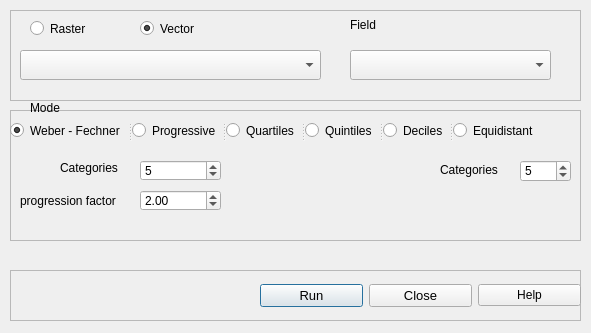
<?xml version="1.0" encoding="UTF-8"?>
<ui version="4.0">
 <class>Dialog</class>
 <widget class="QDialog" name="Dialog">
  <property name="geometry">
   <rect>
    <x>0</x>
    <y>0</y>
    <width>591</width>
    <height>333</height>
   </rect>
  </property>
  <property name="windowTitle">
   <string> Layer classifier</string>
  </property>
  <widget class="QFrame" name="frame">
   <property name="geometry">
    <rect>
     <x>10</x>
     <y>10</y>
     <width>571</width>
     <height>91</height>
    </rect>
   </property>
   <property name="frameShape">
    <enum>QFrame::StyledPanel</enum>
   </property>
   <property name="frameShadow">
    <enum>QFrame::Raised</enum>
   </property>
   <widget class="QgsMapLayerComboBox" name="layer">
    <property name="geometry">
     <rect>
      <x>10</x>
      <y>40</y>
      <width>301</width>
      <height>30</height>
     </rect>
    </property>
   </widget>
   <widget class="QRadioButton" name="type_r">
    <property name="geometry">
     <rect>
      <x>20</x>
      <y>10</y>
      <width>82</width>
      <height>17</height>
     </rect>
    </property>
    <property name="text">
     <string>Raster</string>
    </property>
    <property name="checked">
     <bool>false</bool>
    </property>
   </widget>
   <widget class="QRadioButton" name="type_v">
    <property name="geometry">
     <rect>
      <x>130</x>
      <y>10</y>
      <width>82</width>
      <height>17</height>
     </rect>
    </property>
    <property name="text">
     <string>Vector</string>
    </property>
    <property name="checked">
     <bool>true</bool>
    </property>
   </widget>
   <widget class="QgsFieldComboBox" name="l_fields">
    <property name="geometry">
     <rect>
      <x>340</x>
      <y>40</y>
      <width>201</width>
      <height>30</height>
     </rect>
    </property>
   </widget>
   <widget class="QLabel" name="labelf">
    <property name="geometry">
     <rect>
      <x>340</x>
      <y>0</y>
      <width>81</width>
      <height>30</height>
     </rect>
    </property>
    <property name="text">
     <string>Field</string>
    </property>
   </widget>
  </widget>
  <widget class="QFrame" name="frame_4">
   <property name="geometry">
    <rect>
     <x>10</x>
     <y>270</y>
     <width>571</width>
     <height>51</height>
    </rect>
   </property>
   <property name="frameShape">
    <enum>QFrame::StyledPanel</enum>
   </property>
   <property name="frameShadow">
    <enum>QFrame::Raised</enum>
   </property>
   <widget class="QWidget" name="layoutWidget">
    <property name="geometry">
     <rect>
      <x>250</x>
      <y>0</y>
      <width>321</width>
      <height>51</height>
     </rect>
    </property>
    <layout class="QHBoxLayout" name="horizontalLayout">
     <item>
      <widget class="QPushButton" name="but_run">
       <property name="font">
        <font>
         <pointsize>10</pointsize>
        </font>
       </property>
       <property name="text">
        <string>Run</string>
       </property>
      </widget>
     </item>
     <item>
      <widget class="QPushButton" name="but_close">
       <property name="font">
        <font>
         <pointsize>10</pointsize>
        </font>
       </property>
       <property name="text">
        <string>Close</string>
       </property>
      </widget>
     </item>
     <item>
      <widget class="QPushButton" name="but_help">
       <property name="text">
        <string>Help</string>
       </property>
      </widget>
     </item>
    </layout>
   </widget>
  </widget>
  <widget class="QFrame" name="frame_2">
   <property name="geometry">
    <rect>
     <x>10</x>
     <y>110</y>
     <width>571</width>
     <height>131</height>
    </rect>
   </property>
   <property name="frameShape">
    <enum>QFrame::StyledPanel</enum>
   </property>
   <property name="frameShadow">
    <enum>QFrame::Raised</enum>
   </property>
   <widget class="QSpinBox" name="categories">
    <property name="geometry">
     <rect>
      <x>130</x>
      <y>50</y>
      <width>81</width>
      <height>21</height>
     </rect>
    </property>
    <property name="minimum">
     <number>2</number>
    </property>
    <property name="maximum">
     <number>10</number>
    </property>
    <property name="value">
     <number>5</number>
    </property>
   </widget>
   <widget class="QLabel" name="labelcat">
    <property name="geometry">
     <rect>
      <x>50</x>
      <y>50</y>
      <width>71</width>
      <height>16</height>
     </rect>
    </property>
    <property name="text">
     <string>Categories</string>
    </property>
   </widget>
   <widget class="QLabel" name="labelfp">
    <property name="geometry">
     <rect>
      <x>10</x>
      <y>70</y>
      <width>111</width>
      <height>41</height>
     </rect>
    </property>
    <property name="text">
     <string>progression factor</string>
    </property>
   </widget>
   <widget class="QDoubleSpinBox" name="fp">
    <property name="geometry">
     <rect>
      <x>130</x>
      <y>80</y>
      <width>81</width>
      <height>21</height>
     </rect>
    </property>
    <property name="minimum">
     <double>1.000000000000000</double>
    </property>
    <property name="maximum">
     <double>8.000000000000000</double>
    </property>
    <property name="singleStep">
     <double>0.100000000000000</double>
    </property>
    <property name="value">
     <double>2.000000000000000</double>
    </property>
   </widget>
   <widget class="QSplitter" name="splitter">
    <property name="geometry">
     <rect>
      <x>0</x>
      <y>10</y>
      <width>531</width>
      <height>21</height>
     </rect>
    </property>
    <property name="orientation">
     <enum>Qt::Horizontal</enum>
    </property>
    <widget class="QRadioButton" name="c_wf">
     <property name="text">
      <string>Weber - Fechner</string>
     </property>
     <property name="checked">
      <bool>true</bool>
     </property>
    </widget>
    <widget class="QRadioButton" name="progressive">
     <property name="text">
      <string>Progressive</string>
     </property>
    </widget>
    <widget class="QRadioButton" name="quartil">
     <property name="text">
      <string>Quartiles</string>
     </property>
     <property name="checked">
      <bool>false</bool>
     </property>
    </widget>
    <widget class="QRadioButton" name="quintil">
     <property name="text">
      <string>Quintiles</string>
     </property>
    </widget>
    <widget class="QRadioButton" name="decil">
     <property name="text">
      <string>Deciles</string>
     </property>
    </widget>
    <widget class="QRadioButton" name="equidistant">
     <property name="text">
      <string>Equidistant</string>
     </property>
    </widget>
   </widget>
   <widget class="QLabel" name="label_i">
    <property name="geometry">
     <rect>
      <x>430</x>
      <y>50</y>
      <width>71</width>
      <height>20</height>
     </rect>
    </property>
    <property name="text">
     <string>Categories</string>
    </property>
   </widget>
   <widget class="QSpinBox" name="intervals">
    <property name="geometry">
     <rect>
      <x>510</x>
      <y>50</y>
      <width>51</width>
      <height>22</height>
     </rect>
    </property>
    <property name="minimum">
     <number>2</number>
    </property>
    <property name="maximum">
     <number>10</number>
    </property>
    <property name="value">
     <number>5</number>
    </property>
   </widget>
  </widget>
  <widget class="QLabel" name="l_mode">
   <property name="geometry">
    <rect>
     <x>30</x>
     <y>100</y>
     <width>55</width>
     <height>16</height>
    </rect>
   </property>
   <property name="text">
    <string>Mode</string>
   </property>
  </widget>
 </widget>
 <customwidgets>
  <customwidget>
   <class>QgsFieldComboBox</class>
   <extends>QComboBox</extends>
   <header>qgsfieldcombobox.h</header>
  </customwidget>
  <customwidget>
   <class>QgsMapLayerComboBox</class>
   <extends>QComboBox</extends>
   <header>qgsmaplayercombobox.h</header>
  </customwidget>
 </customwidgets>
 <resources/>
 <connections/>
</ui>
